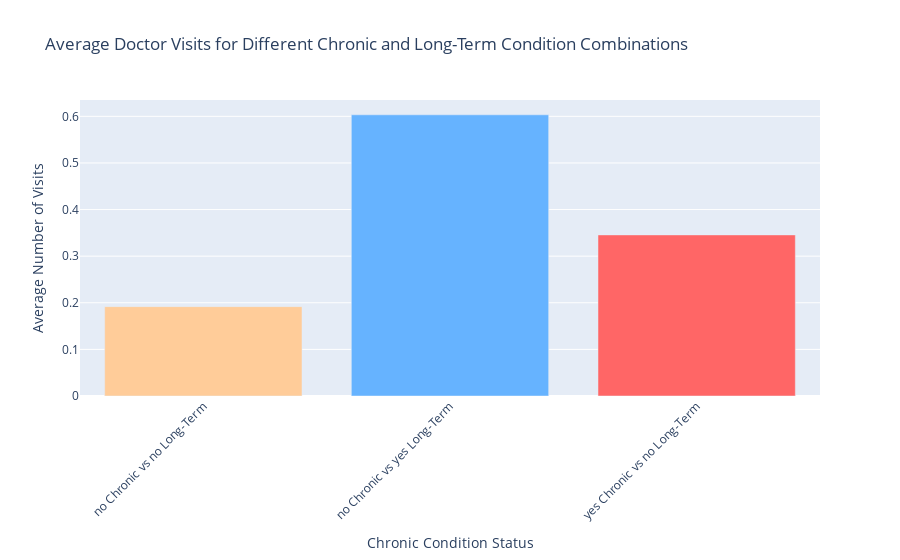

Here is the notebook cell this chart was saved with:
### Code cell
# How does the chronic condition status in nchronic (number of chronic conditions) compare to the lchronic (long-term chronic conditions) status in terms of the number of doctor visits?
import plotly.express as px

# Create a new column for chronic condition comparison
df['chronic_condition_status'] = df.apply(lambda row: f"{row['nchronic']} Chronic vs {row['lchronic']} Long-Term", axis=1)

# Grouping by the chronic condition status and calculating average visits
chronic_visits = df.groupby('chronic_condition_status')['visits'].mean().reset_index()

# Plotting the comparison using bar chart
fig = px.bar(chronic_visits, 
             x='chronic_condition_status', 
             y='visits', 
             color='chronic_condition_status',
             title="Average Doctor Visits for Different Chronic and Long-Term Condition Combinations",
             labels={'visits': 'Average Number of Visits', 'chronic_condition_status': 'Condition Status'},
             color_discrete_sequence=['#ffcc99', '#66b3ff', '#ff6666', '#99ff99'])

fig.update_layout(
    xaxis_title='Chronic Condition Status',
    yaxis_title='Average Number of Visits',
    showlegend=False,
    xaxis_tickangle=-45,  # Rotate x-axis labels for better visibility
)

fig.show()

### Figure 1 — Plotly figure (JSON) as saved in the notebook; plotly's stock layout.template omitted (floating-point values rounded to 4 significant figures)
{"data": [{"alignmentgroup": "True", "hovertemplate": "Condition Status=%{x}<br>Average Number of Visits=%{y}<extra></extra>", "legendgroup": "no Chronic vs no Long-Term", "marker": {"color": "#ffcc99", "pattern": {"shape": ""}}, "name": "no Chronic vs no Long-Term", "offsetgroup": "no Chronic vs no Long-Term", "orientation": "v", "showlegend": true, "textposition": "auto", "type": "bar", "x": ["no Chronic vs no Long-Term"], "xaxis": "x", "y": [0.1917], "yaxis": "y"}, {"alignmentgroup": "True", "hovertemplate": "Condition Status=%{x}<br>Average Number of Visits=%{y}<extra></extra>", "legendgroup": "no Chronic vs yes Long-Term", "marker": {"color": "#66b3ff", "pattern": {"shape": ""}}, "name": "no Chronic vs yes Long-Term", "offsetgroup": "no Chronic vs yes Long-Term", "orientation": "v", "showlegend": true, "textposition": "auto", "type": "bar", "x": ["no Chronic vs yes Long-Term"], "xaxis": "x", "y": [0.6033], "yaxis": "y"}, {"alignmentgroup": "True", "hovertemplate": "Condition Status=%{x}<br>Average Number of Visits=%{y}<extra></extra>", "legendgroup": "yes Chronic vs no Long-Term", "marker": {"color": "#ff6666", "pattern": {"shape": ""}}, "name": "yes Chronic vs no Long-Term", "offsetgroup": "yes Chronic vs no Long-Term", "orientation": "v", "showlegend": true, "textposition": "auto", "type": "bar", "x": ["yes Chronic vs no Long-Term"], "xaxis": "x", "y": [0.3456], "yaxis": "y"}], "layout": {"autosize": true, "barmode": "relative", "legend": {"title": {"text": "Condition Status"}, "tracegroupgap": 0}, "showlegend": false, "title": {"text": "Average Doctor Visits for Different Chronic and Long-Term Condition Combinations"}, "xaxis": {"anchor": "y", "autorange": true, "categoryarray": ["no Chronic vs no Long-Term", "no Chronic vs yes Long-Term", "yes Chronic vs no Long-Term"], "categoryorder": "array", "domain": [0, 1], "range": [-0.5, 2.5], "tickangle": -45, "title": {"text": "Chronic Condition Status"}, "type": "category"}, "yaxis": {"anchor": "x", "autorange": true, "domain": [0, 1], "range": [0, 0.6351], "title": {"text": "Average Number of Visits"}, "type": "linear"}}}
